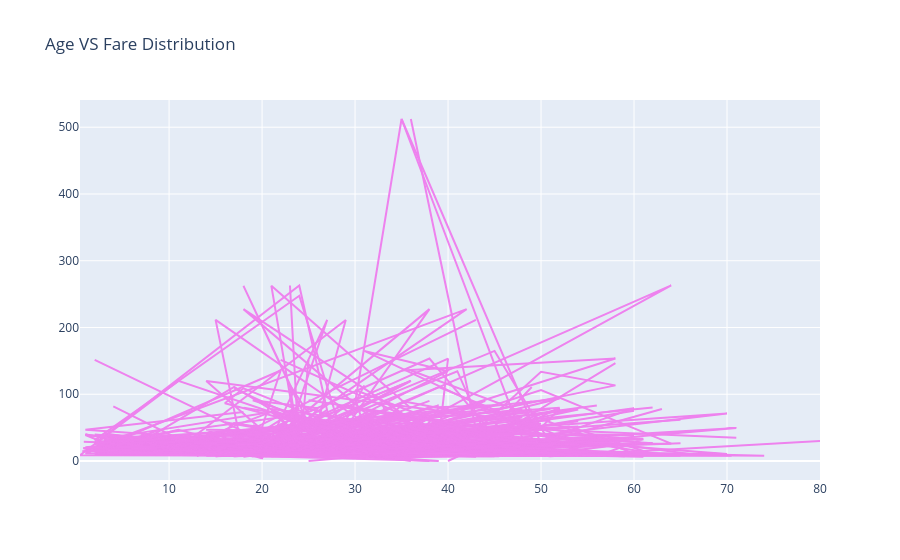

The notebook cell saved with this chart:
### Code cell
trace = go.Scatter(x=data['Age'],y=data['Fare'],marker={'color':'violet'})
layout=go.Layout(title='Age VS Fare Distribution')
fig = go.Figure(data=trace, layout=layout)
fig.show()

### Figure 1 — Plotly figure (JSON) as saved in the notebook; plotly's stock layout.template omitted (floating-point values rounded to 4 significant figures; data arrays with more than 128 entries replaced by an {"elided": "..."} marker saying what was removed)
{"data": [{"marker": {"color": "violet"}, "type": "scatter", "x": {"elided": "891 float values"}, "y": {"elided": "891 float values"}}], "layout": {"title": {"text": "Age VS Fare Distribution"}}}
